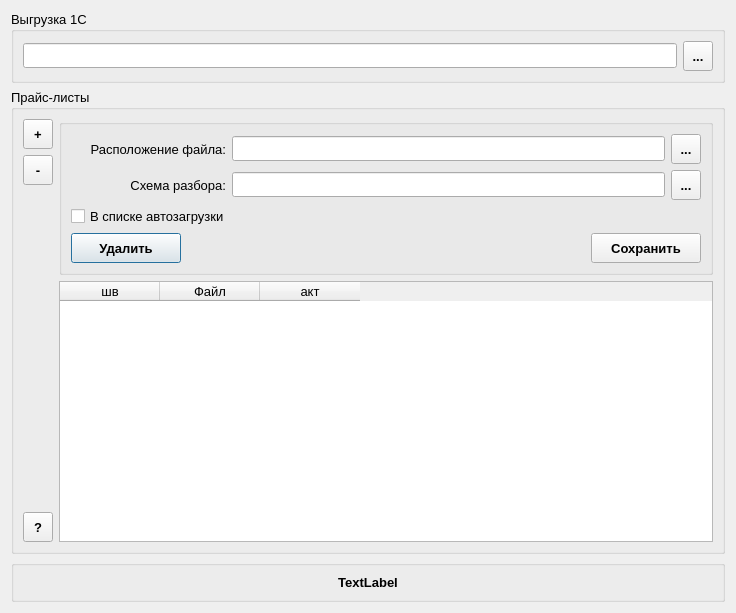
<?xml version="1.0" encoding="UTF-8"?>
<ui version="4.0">
 <class>setting</class>
 <widget class="QDialog" name="setting">
  <property name="geometry">
   <rect>
    <x>0</x>
    <y>0</y>
    <width>736</width>
    <height>613</height>
   </rect>
  </property>
  <property name="font">
   <font>
    <pointsize>10</pointsize>
   </font>
  </property>
  <property name="windowTitle">
   <string>Файлы автозагрузки</string>
  </property>
  <layout class="QGridLayout" name="gridLayout_3">
   <item row="0" column="0">
    <layout class="QVBoxLayout" name="verticalLayout_3">
     <item>
      <widget class="QGroupBox" name="groupBox_1c">
       <property name="title">
        <string>Выгрузка 1С</string>
       </property>
       <layout class="QHBoxLayout" name="horizontalLayout">
        <item>
         <widget class="QLineEdit" name="lineEdit_file1c">
          <property name="minimumSize">
           <size>
            <width>0</width>
            <height>25</height>
           </size>
          </property>
          <property name="maximumSize">
           <size>
            <width>16777215</width>
            <height>25</height>
           </size>
          </property>
         </widget>
        </item>
        <item>
         <widget class="QToolButton" name="toolButton_file1c">
          <property name="minimumSize">
           <size>
            <width>30</width>
            <height>30</height>
           </size>
          </property>
          <property name="maximumSize">
           <size>
            <width>30</width>
            <height>30</height>
           </size>
          </property>
          <property name="font">
           <font>
            <weight>75</weight>
            <bold>true</bold>
           </font>
          </property>
          <property name="text">
           <string>...</string>
          </property>
         </widget>
        </item>
       </layout>
      </widget>
     </item>
     <item>
      <widget class="QGroupBox" name="groupBox_pl">
       <property name="title">
        <string>Прайс-листы</string>
       </property>
       <layout class="QGridLayout" name="gridLayout_2">
        <item row="0" column="0">
         <layout class="QHBoxLayout" name="horizontalLayout_6">
          <item>
           <layout class="QVBoxLayout" name="verticalLayout">
            <item>
             <widget class="QToolButton" name="toolButton_pl_add">
              <property name="minimumSize">
               <size>
                <width>30</width>
                <height>30</height>
               </size>
              </property>
              <property name="maximumSize">
               <size>
                <width>30</width>
                <height>30</height>
               </size>
              </property>
              <property name="font">
               <font>
                <weight>75</weight>
                <bold>true</bold>
               </font>
              </property>
              <property name="text">
               <string>+</string>
              </property>
             </widget>
            </item>
            <item>
             <widget class="QToolButton" name="toolButton_pl_del_N">
              <property name="minimumSize">
               <size>
                <width>30</width>
                <height>30</height>
               </size>
              </property>
              <property name="maximumSize">
               <size>
                <width>30</width>
                <height>30</height>
               </size>
              </property>
              <property name="font">
               <font>
                <weight>75</weight>
                <bold>true</bold>
               </font>
              </property>
              <property name="text">
               <string>-</string>
              </property>
             </widget>
            </item>
            <item>
             <spacer name="verticalSpacer">
              <property name="orientation">
               <enum>Qt::Vertical</enum>
              </property>
              <property name="sizeHint" stdset="0">
               <size>
                <width>20</width>
                <height>40</height>
               </size>
              </property>
             </spacer>
            </item>
            <item>
             <widget class="QToolButton" name="toolButton_about">
              <property name="minimumSize">
               <size>
                <width>30</width>
                <height>30</height>
               </size>
              </property>
              <property name="maximumSize">
               <size>
                <width>30</width>
                <height>30</height>
               </size>
              </property>
              <property name="font">
               <font>
                <weight>75</weight>
                <bold>true</bold>
               </font>
              </property>
              <property name="text">
               <string>?</string>
              </property>
             </widget>
            </item>
           </layout>
          </item>
          <item>
           <layout class="QVBoxLayout" name="verticalLayout_2">
            <item>
             <widget class="QGroupBox" name="groupBox_pl_form">
              <property name="title">
               <string/>
              </property>
              <layout class="QGridLayout" name="gridLayout">
               <item row="0" column="0">
                <layout class="QHBoxLayout" name="horizontalLayout_4">
                 <item>
                  <widget class="QLabel" name="label">
                   <property name="minimumSize">
                    <size>
                     <width>155</width>
                     <height>0</height>
                    </size>
                   </property>
                   <property name="text">
                    <string>Расположение файла:</string>
                   </property>
                   <property name="alignment">
                    <set>Qt::AlignRight|Qt::AlignTrailing|Qt::AlignVCenter</set>
                   </property>
                  </widget>
                 </item>
                 <item>
                  <widget class="QLineEdit" name="lineEdit_pl_name">
                   <property name="minimumSize">
                    <size>
                     <width>0</width>
                     <height>25</height>
                    </size>
                   </property>
                   <property name="maximumSize">
                    <size>
                     <width>16777215</width>
                     <height>25</height>
                    </size>
                   </property>
                  </widget>
                 </item>
                 <item>
                  <widget class="QToolButton" name="toolButton_pl_sel_name">
                   <property name="minimumSize">
                    <size>
                     <width>30</width>
                     <height>30</height>
                    </size>
                   </property>
                   <property name="maximumSize">
                    <size>
                     <width>30</width>
                     <height>30</height>
                    </size>
                   </property>
                   <property name="font">
                    <font>
                     <weight>75</weight>
                     <bold>true</bold>
                    </font>
                   </property>
                   <property name="text">
                    <string>...</string>
                   </property>
                  </widget>
                 </item>
                </layout>
               </item>
               <item row="1" column="0">
                <layout class="QHBoxLayout" name="horizontalLayout_5">
                 <item>
                  <widget class="QLabel" name="label_2">
                   <property name="minimumSize">
                    <size>
                     <width>155</width>
                     <height>0</height>
                    </size>
                   </property>
                   <property name="text">
                    <string>Схема разбора:</string>
                   </property>
                   <property name="alignment">
                    <set>Qt::AlignRight|Qt::AlignTrailing|Qt::AlignVCenter</set>
                   </property>
                  </widget>
                 </item>
                 <item>
                  <widget class="QLineEdit" name="lineEdit_pl_schema">
                   <property name="minimumSize">
                    <size>
                     <width>0</width>
                     <height>25</height>
                    </size>
                   </property>
                   <property name="maximumSize">
                    <size>
                     <width>16777215</width>
                     <height>25</height>
                    </size>
                   </property>
                  </widget>
                 </item>
                 <item>
                  <widget class="QToolButton" name="toolButton_pl_sel_schema">
                   <property name="minimumSize">
                    <size>
                     <width>30</width>
                     <height>30</height>
                    </size>
                   </property>
                   <property name="maximumSize">
                    <size>
                     <width>30</width>
                     <height>30</height>
                    </size>
                   </property>
                   <property name="font">
                    <font>
                     <weight>75</weight>
                     <bold>true</bold>
                    </font>
                   </property>
                   <property name="text">
                    <string>...</string>
                   </property>
                  </widget>
                 </item>
                </layout>
               </item>
               <item row="2" column="0">
                <layout class="QHBoxLayout" name="horizontalLayout_3">
                 <item>
                  <widget class="QCheckBox" name="checkBox_pl_active">
                   <property name="text">
                    <string>В списке автозагрузки</string>
                   </property>
                  </widget>
                 </item>
                 <item>
                  <spacer name="horizontalSpacer_2">
                   <property name="orientation">
                    <enum>Qt::Horizontal</enum>
                   </property>
                   <property name="sizeHint" stdset="0">
                    <size>
                     <width>40</width>
                     <height>20</height>
                    </size>
                   </property>
                  </spacer>
                 </item>
                </layout>
               </item>
               <item row="3" column="0">
                <layout class="QHBoxLayout" name="horizontalLayout_2">
                 <item>
                  <widget class="QPushButton" name="pushButton_pl_del">
                   <property name="minimumSize">
                    <size>
                     <width>110</width>
                     <height>30</height>
                    </size>
                   </property>
                   <property name="maximumSize">
                    <size>
                     <width>110</width>
                     <height>30</height>
                    </size>
                   </property>
                   <property name="font">
                    <font>
                     <weight>75</weight>
                     <bold>true</bold>
                    </font>
                   </property>
                   <property name="text">
                    <string>Удалить</string>
                   </property>
                  </widget>
                 </item>
                 <item>
                  <spacer name="horizontalSpacer">
                   <property name="orientation">
                    <enum>Qt::Horizontal</enum>
                   </property>
                   <property name="sizeHint" stdset="0">
                    <size>
                     <width>40</width>
                     <height>20</height>
                    </size>
                   </property>
                  </spacer>
                 </item>
                 <item>
                  <widget class="QPushButton" name="pushButton_pl_save">
                   <property name="minimumSize">
                    <size>
                     <width>110</width>
                     <height>30</height>
                    </size>
                   </property>
                   <property name="maximumSize">
                    <size>
                     <width>110</width>
                     <height>30</height>
                    </size>
                   </property>
                   <property name="font">
                    <font>
                     <weight>75</weight>
                     <bold>true</bold>
                    </font>
                   </property>
                   <property name="text">
                    <string>Сохранить</string>
                   </property>
                  </widget>
                 </item>
                </layout>
               </item>
              </layout>
             </widget>
            </item>
            <item>
             <widget class="QTableWidget" name="tableWidget_pl">
              <property name="editTriggers">
               <set>QAbstractItemView::NoEditTriggers</set>
              </property>
              <property name="selectionBehavior">
               <enum>QAbstractItemView::SelectRows</enum>
              </property>
              <attribute name="verticalHeaderDefaultSectionSize">
               <number>20</number>
              </attribute>
              <column>
               <property name="text">
                <string>шв</string>
               </property>
              </column>
              <column>
               <property name="text">
                <string>Файл</string>
               </property>
              </column>
              <column>
               <property name="text">
                <string>акт</string>
               </property>
              </column>
             </widget>
            </item>
           </layout>
          </item>
         </layout>
        </item>
       </layout>
      </widget>
     </item>
     <item>
      <widget class="QGroupBox" name="groupBox_messa">
       <property name="title">
        <string/>
       </property>
       <layout class="QGridLayout" name="gridLayout_6">
        <item row="0" column="0">
         <widget class="QLabel" name="l_message">
          <property name="font">
           <font>
            <weight>75</weight>
            <bold>true</bold>
           </font>
          </property>
          <property name="text">
           <string>TextLabel</string>
          </property>
          <property name="scaledContents">
           <bool>true</bool>
          </property>
          <property name="alignment">
           <set>Qt::AlignCenter</set>
          </property>
          <property name="wordWrap">
           <bool>true</bool>
          </property>
         </widget>
        </item>
       </layout>
      </widget>
     </item>
    </layout>
   </item>
  </layout>
 </widget>
 <resources/>
 <connections/>
</ui>
